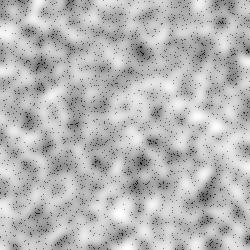

Reproduce this figure in Python.
# !/usr/bin/python
#  -*- coding: utf-8 -*-
"""
    Author:Shen Weijie
    Date:2018/12/30
    Software:生成Pink Noise
"""
from utils import *
from scipy.misc import imsave
import cv2

# 生成高斯白噪声
def CreateWhiteNoise(width,height,pointsNum):
    # 保存像素点的list
    points = []
    for num in range(pointsNum):
        # 随机生成像素点坐标
        x = int(random.uniform(0,width))
        y = int(random.uniform(0,height))
        points.append([x,y])
    print("生成高斯白")
    return points

def PinkNoise(blursigma,width,height,num):
    blurSize = int(PixelsForSigam(blursigma)|1)
    WhiteNoise = CreateWhiteNoise(width, height,num)
    img = np.ones([width,height])
    for i in range(width):
        for j in range(height):
            img[i][j] = 255
    print("测试用0~255成功")
    for point in WhiteNoise:
        point_x = point[0]
        point_y = point[1]
        img[point_x,point_y] = 0
    print("将像素点的灰度值设为0")
    whitenoise_img = img
    for iter in range(BlursIter):
        img = cv2.GaussianBlur(img, (blurSize,blurSize), maxBlurSigma)*alpha+whitenoise_img*(1.0-alpha)
        print("第", iter, "次迭代")
    print("通过滤波器成功")
    spectrum_img = Fourier(img)
    print("傅里叶变换成功")
    plt = Spectrum(spectrum_img)
    plt.savefig('./PinkNoiseSpectrumPlot.jpg')
    plt.close()
    print("生成波形图")
    imsave('./PinkNoise.jpg', img)
    print("生成点阵图")
    imsave('./PinkNoiseSpectrum.jpg',spectrum_img)
    print("生成频谱图")


if __name__ == '__main__':
    PinkNoise(3.0,250,250,4000)